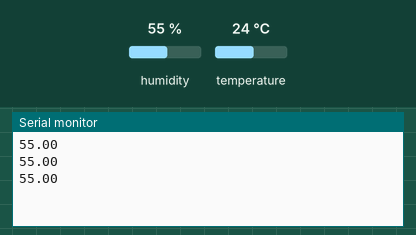
This sketch was run on a simulated Arduino Uno, built with avr-gcc and run on an emulated ATmega328P. Parts: the last lines printed to the serial monitor. The test bench sets the inputs (shaded band); at power-on: humidity 55 %, temperature 24 °C.

Above: at 2.8 s.
2.9 s: humidity set to 22 %
At 5.5 s:
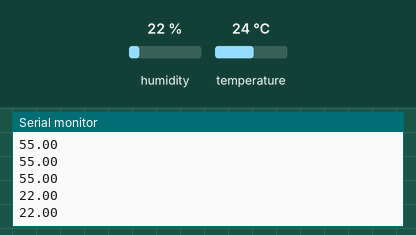
5.6 s: humidity set to 40 %
At 6.9 s:
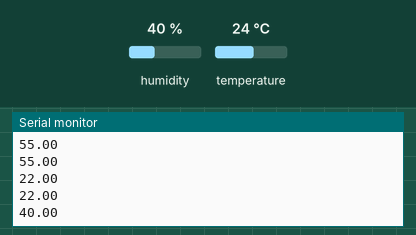
Timing chart, 0 to 8.6 s (numbered marks = the images above; inputs shaded):
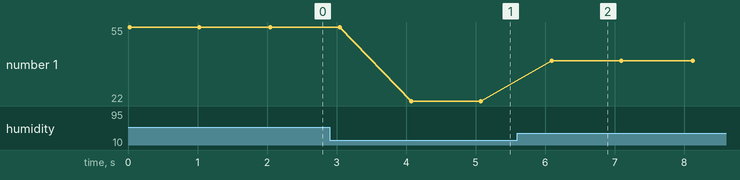

Measured:
- after the input at 2.9 s, the serial monitor: prints a new line after 1.2 s (image 1)
- after the input at 5.6 s, the serial monitor: prints a new line after 0.50 s (image 2)
- plotted number 1: 55 → 22 after the input at 2.9 s, 22 → 40 after the input at 5.6 s

The sketch:

Humidity_Detection.ino
```cpp
#include <DHT.h>

// Define the pin to which the DHT sensor is connected
#define DHTPIN 9
// Define the type of DHT sensor
#define DHTTYPE DHT11

// Create an instance of the DHT class
DHT dht(DHTPIN, DHTTYPE);

void setup()
{
    // Initialize serial communication to allow debugging and data readout.
    // Using a baud rate of 9600 bps.
    Serial.begin(9600);
    // Initialize the DHT sensor
    dht.begin();
}

void loop()
{
    // Attempt to read the humidity value from the DHT sensor.
    float humidity = dht.readHumidity();

    if (!isnan(humidity))
    {
        // Send humidity as a plain string to the serial port
        Serial.println(humidity);
    }
    else
    {
        Serial.println("Failed to read humidity from DHT sensor!");
    }

    delay(1000);
}
```
